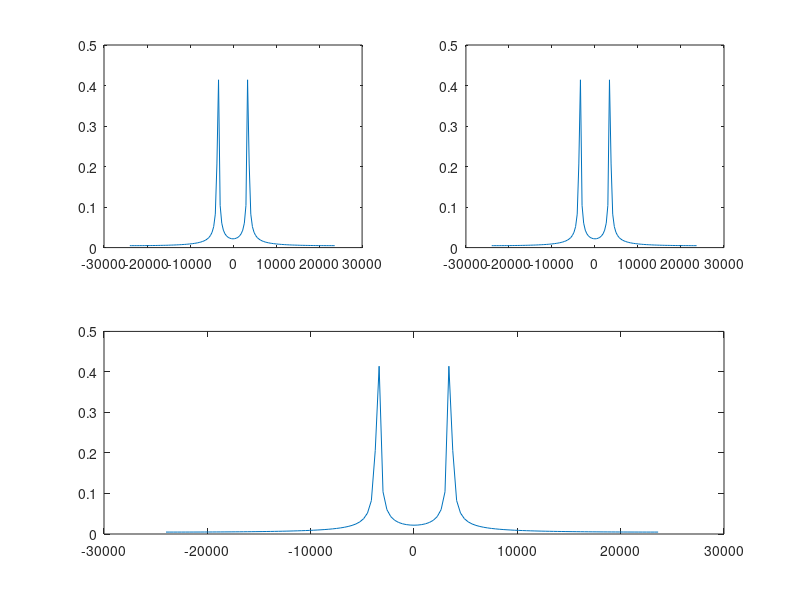

MATLAB code for this plot:
myData = [707.0
0.0
719.0
-59.0
751.0
-115.0
806.0
-180.0
901.0
-261.0
1048.0
-373.0
1301.0
-539.0
1787.0
-840.0
3031.0
-1574.0
11820.0
-6663.0
-5792.0
3491.0
-2282.0
1454.0
-1410.0
939.0
-1019.0
703.0
-798.0
565.0
-657.0
475.0
-559.0
412.0
-489.0
362.0
-435.0
325.0
-393.0
294.0
-360.0
267.0
-333.0
245.0
-312.0
228.0
-292.0
211.0
-277.0
197.0
-263.0
185.0
-252.0
173.0
-243.0
163.0
-233.0
154.0
-225.0
145.0
-219.0
135.0
-213.0
129.0
-205.0
123.0
-201.0
116.0
-196.0
110.0
-192.0
105.0
-187.0
99.0
-185.0
93.0
-183.0
88.0
-180.0
83.0
-178.0
79.0
-175.0
74.0
-172.0
69.0
-171.0
66.0
-170.0
62.0
-168.0
57.0
-166.0
56.0
-165.0
51.0
-163.0
48.0
-163.0
44.0
-162.0
42.0
-161.0
37.0
-160.0
34.0
-159.0
31.0
-158.0
29.0
-158.0
26.0
-158.0
22.0
-156.0
20.0
-157.0
16.0
-157.0
13.0
-157.0
10.0
-157.0
7.0
-157.0
5.0
-155.0
1.0
-155.0
0.0
-155.0
-3.0
-157.0
-5.0
-156.0
-8.0
-157.0
-11.0
-156.0
-15.0
-157.0
-17.0
-157.0
-20.0
-157.0
-22.0
-158.0
-25.0
-158.0
-29.0
-160.0
-32.0
-160.0
-35.0
-161.0
-39.0
-162.0
-41.0
-163.0
-45.0
-163.0
-48.0
-165.0
-52.0
-167.0
-55.0
-169.0
-58.0
-170.0
-63.0
-171.0
-67.0
-172.0
-70.0
-174.0
-75.0
-177.0
-79.0
-181.0
-85.0
-182.0
-89.0
-185.0
-95.0
-187.0
-100.0
-193.0
-105.0
-195.0
-111.0
-201.0
-117.0
-205.0
-123.0
-213.0
-130.0
-218.0
-136.0
-224.0
-145.0
-233.0
-155.0
-243.0
-163.0
-251.0
-174.0
-262.0
-185.0
-276.0
-199.0
-293.0
-212.0
-310.0
-229.0
-333.0
-246.0
-360.0
-268.0
-394.0
-293.0
-434.0
-326.0
-487.0
-363.0
-559.0
-412.0
-657.0
-476.0
-798.0
-566.0
-1019.0
-703.0
-1410.0
-940.0
-2281.0
-1455.0
-5792.0
-3493.0
11820.0
6662.0
3032.0
1572.0
1788.0
838.0
1301.0
538.0
1049.0
371.0
901.0
260.0
807.0
179.0
751.0
113.0
719.0
57.0];

tiData = [709.0
0.0
719.0
-54.0
750.0
-112.0
806.0
-176.0
900.0
-258.0
1048.0
-369.0
1301.0
-536.0
1789.0
-836.0
3032.0
-1570.0
11820.0
-6660.0
-5792.0
3494.0
-2281.0
1456.0
-1411.0
942.0
-1018.0
706.0
-798.0
568.0
-656.0
477.0
-558.0
413.0
-489.0
364.0
-436.0
326.0
-394.0
296.0
-361.0
270.0
-333.0
248.0
-311.0
230.0
-293.0
213.0
-276.0
199.0
-264.0
187.0
-252.0
176.0
-241.0
164.0
-233.0
155.0
-225.0
146.0
-217.0
138.0
-211.0
130.0
-206.0
124.0
-202.0
117.0
-198.0
111.0
-192.0
105.0
-189.0
99.0
-186.0
93.0
-183.0
89.0
-180.0
84.0
-178.0
80.0
-175.0
76.0
-174.0
71.0
-171.0
67.0
-169.0
63.0
-169.0
59.0
-168.0
56.0
-166.0
52.0
-164.0
49.0
-163.0
45.0
-162.0
42.0
-161.0
39.0
-161.0
36.0
-159.0
32.0
-158.0
31.0
-158.0
25.0
-159.0
23.0
-158.0
21.0
-158.0
18.0
-156.0
14.0
-156.0
13.0
-156.0
8.0
-155.0
5.0
-156.0
3.0
-155.0
0.0
-155.0
-4.0
-156.0
-6.0
-156.0
-10.0
-156.0
-12.0
-156.0
-15.0
-157.0
-18.0
-157.0
-22.0
-158.0
-24.0
-158.0
-28.0
-158.0
-30.0
-161.0
-32.0
-159.0
-36.0
-162.0
-40.0
-162.0
-42.0
-164.0
-45.0
-164.0
-49.0
-165.0
-52.0
-166.0
-56.0
-168.0
-60.0
-169.0
-64.0
-171.0
-68.0
-173.0
-72.0
-175.0
-77.0
-178.0
-81.0
-180.0
-85.0
-182.0
-90.0
-185.0
-94.0
-189.0
-99.0
-191.0
-106.0
-197.0
-112.0
-201.0
-118.0
-206.0
-124.0
-210.0
-131.0
-216.0
-139.0
-224.0
-147.0
-231.0
-155.0
-240.0
-165.0
-251.0
-175.0
-262.0
-188.0
-276.0
-200.0
-293.0
-214.0
-310.0
-231.0
-333.0
-249.0
-359.0
-271.0
-393.0
-297.0
-434.0
-328.0
-488.0
-366.0
-558.0
-413.0
-655.0
-479.0
-796.0
-570.0
-1017.0
-707.0
-1409.0
-942.0
-2281.0
-1458.0
-5790.0
-3497.0
11822.0
6659.0
3033.0
1569.0
1790.0
835.0
1304.0
534.0
1050.0
366.0
900.0
255.0
808.0
174.0
751.0
107.0
720.0
51.0];

myData = myData / 2^15;
tiData = tiData / 2^15;
zz = 1;
N = 128;
for yy = 1:N
    myMAG(1, yy) = sqrt(myData(zz, 1)^2 + myData(zz+1, 1)^2);
    tiMAG(1, yy) = sqrt(tiData(zz, 1)^2 + tiData(zz+1, 1)^2);
    zz = zz + 2;
end

fs = 48000;
f1 = 3500;
t2 = 0:1/fs:(N-1)/fs;

s = sin(2*pi*f1*t2);

f = -24000:48000/N:24000-48000/N;

SS = abs(fft(s)/N);

subplot(2,2,3:4)
plot(f, fftshift(SS));

subplot(2,2,1)
plot(f, fftshift(myMAG));

subplot(2,2,2)
plot(f, fftshift(tiMAG));